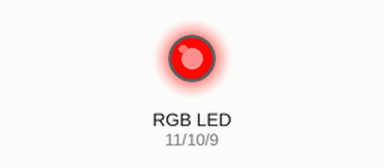
This sketch was run on a simulated Arduino Uno, built with avr-gcc and run on an emulated ATmega328P. On the bench: an RGB LED mixed from three pins (HIGH = lit).

Above: at 0.55 s.
At 1.55 s:
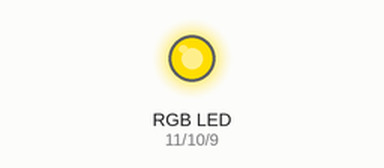
At 2.55 s:
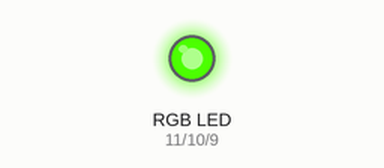
At 4.6 s:
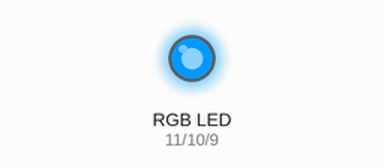
At 6.65 s:
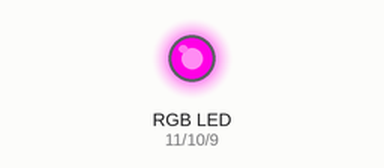
At 8.7 s:
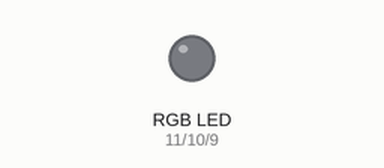
Timing chart, 0 to 11.2 s (numbered marks = the images above):
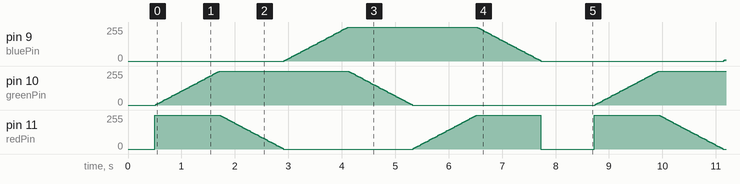

Measured:
- by itself, pin 11 (redPin): moves between 0/255 and 255/255, repeating every 8.2 s

The sketch:

RGBwheel.ino
```cpp
// AlcorDust code
// Pilotare un LED rgb modificando l'angolo
// della ruota dei colori (vedi immagine allegata)

int redPin=11;
int greenPin=10;
int bluePin=9;

int angle;
int startAngle=0;

void setup(){
  pinMode(redPin, OUTPUT);
  pinMode(greenPin, OUTPUT);
  pinMode(bluePin, OUTPUT);
  Serial.begin(9600);
  delay(500);
}

void loop(){

  //Va dall'angolo di partenza a 359
  for(angle=startAngle;angle<360;angle++){
    color(redPin, greenPin, bluePin, angle);
    delay(20);
  }

  //Va da 359 all'angolo di partenza
  for(angle=0;angle<startAngle;angle++){
    color(redPin, greenPin, bluePin, angle);
    delay(20);
  }

  //Spegni tutto per un secondo
  noColor(redPin, greenPin, bluePin);
  delay(1000);
}


//Funzioni utilizzate

int R(int angle){

  if((angle>=0&&angle<60) || (angle>=300&&angle<360)){
    return 255;
  }
  if(angle>=60&&angle<120){
    return -(255./60.)*angle+255*2;
  }
  if(angle>=120&&angle<240){
    return 0;
  }
  if(angle>=240&&angle<300){
    return (255./60.)*angle-255*4;
  }
}

int G(int angle){
  if(angle>=0&&angle<60){
    return (255./60.)*angle;
  }
  if(angle>=60&&angle<180){
    return 255;
  }
  if(angle>=180&&angle<240){
    return -(255./60.)*angle+255*4;
  }
  if(angle>=240&&angle<=360){
    return 0;
  }
}

int B(int angle){
  if(angle>=0&&angle<120){
    return 0;
  }
  if(angle>=120&&angle<180){
    return (255./60.)*angle-255*2;
  }
  if(angle>=180&&angle<300){
    return 255;
  }
  if(angle>=300&&angle<=360){
    return -(255./60.)*angle+255*6;
  }
}

void color(int redPin, int greenPin, int bluePin, int angle){
    analogWrite(redPin, R(angle));
    analogWrite(greenPin, G(angle));
    analogWrite(bluePin, B(angle));
}

void noColor(int redPin, int greenPin, int bluePin){
    analogWrite(redPin, 0);
    analogWrite(greenPin, 0);
    analogWrite(bluePin, 0);
}
```
